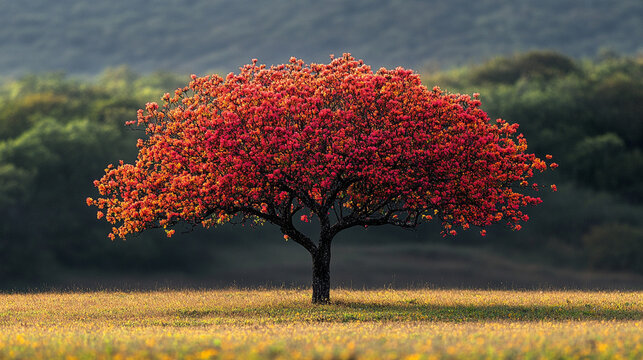
#> input picture COMVIS LAB SESI 08/images/360_F_909111022_5zQGE6DHPqglss1so5IpJQqoQ0Pr38mC.jpg, 643 x 360 px; its folder holds 3 pictures in this run
$ python sesi8.py   (older library calls are emulated)
#> lines starting #> are read from the running program, lines starting #| are printed output that depends on the picture
import cv2
import numpy as np
import os
from sklearn.cluster import KMeans
import matplotlib.pyplot as plt
from matplotlib import colormaps

# 1. Convert Image to Bag of Visual Words
#================================================================================
def generate_bovw(image_list, k=50):
#> called with k = 50
    orb = cv2.ORB_create()
    desc_list = []

    # Detect Image Descriptors
    for image in image_list:
        _, desc = orb.detectAndCompute(image, None)
        if desc is not None:
            desc_list.append(desc)
#> this loop made 3 passes
#> after the loop, desc_list = 3 items

    # Flatten Array
    descriptors = np.vstack(desc_list)

    # K-Means
    kmeans = KMeans(n_clusters=k, n_init=10, random_state=45)
    kmeans.fit(descriptors)

    # Histogram for First Image
    bag = kmeans.predict(desc_list[0])
#> bag = 500 values, max 49 at index 19, min 0 at index 8, mean 23.43
    hist = np.histogram(bag, bins=(k+1), density=True)

    return hist, kmeans

def compute_depth(img_left, img_right):
    img_left_size = img_left.shape[:2]
#> img_left_size = (360, 643)
    img_right_size = img_right.shape[:2]
#> img_right_size = (238, 211)

    smallestWidth = min(img_left_size[0], img_right_size[0])
#> smallestWidth = 238
    smallestHeight = min(img_left_size[1], img_right_size[1])
#> smallestHeight = 211

    img_left = cv2.resize(
        img_left,
        (smallestWidth, smallestHeight),
        interpolation=cv2.INTER_AREA
    )
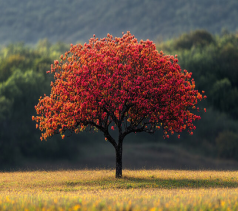
#> img_left: shape (211, 238, 3); mean of channels 0, 1, 2 65.7, 80.9, 100; drawn as B, G, R

    img_right = cv2.resize(
        img_right,
        (smallestWidth, smallestHeight),
        interpolation=cv2.INTER_AREA
    )
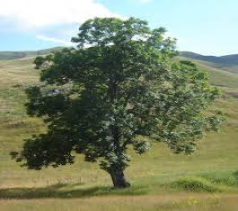
#> img_right: shape (211, 238, 3); mean of channels 0, 1, 2 108.5, 135.9, 126.6; drawn as B, G, R

    stereo = cv2.StereoSGBM_create(
        minDisparity=0,
        numDisparities=64, # Must be divided by 16
        blockSize=5, # Odd number
        P1=8 * 3 * 5 ** 2, # Penalty for small disparity changes
        P2=32 * 3 * 5 ** 2, # Penalty for big disparity changes

        disp12MaxDiff=1,
        uniquenessRatio=10,
        speckleWindowSize=100,
        speckleRange=32
    )

    disparity = stereo.compute(img_left, img_right)
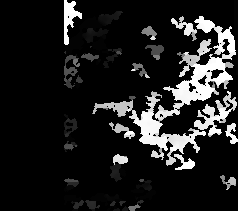
#> disparity: shape (211, 238) int16; min -16, max 1008, mean 114.1; drawn with min black and max white
    visualize_depth_map = cv2.normalize(
        disparity, None, 0, 255,
        cv2.NORM_MINMAX,
        cv2.CV_8U
    )

    return visualize_depth_map

images = []
for image in os.listdir("images"):
    images.append(
        cv2.imread(os.path.join("images", image))
    )

hist, kmeans = generate_bovw(images)
# plt.hist(hist)
# plt.show()
# print(list(colormaps))

depth = compute_depth(images[0], images[2])
plt.imshow(depth, cmap='inferno')
plt.show()
